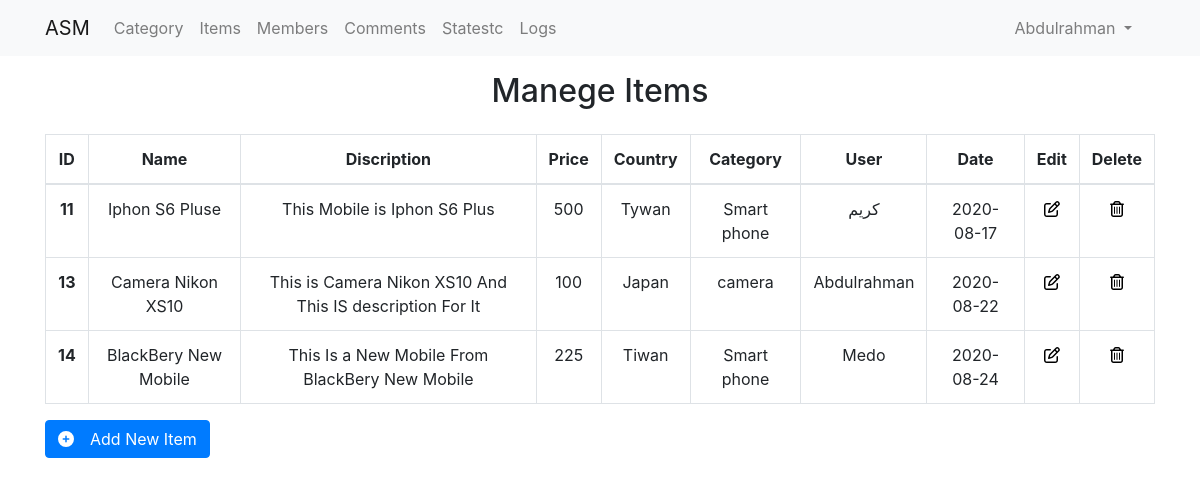
Screenshot of /dashbord/items.php (signed in) with the database file from the repository.
### tables this page shows
CREATE TABLE `items` (
  `item_ID` int(11) NOT NULL,
  `item_name` varchar(255) NOT NULL,
  `item_disc` text NOT NULL,
  `item_img` varchar(255) NOT NULL,
  `item_price` varchar(255) NOT NULL,
  `add_date` date NOT NULL,
  `rating` smallint(11) NOT NULL,
  `approve` tinyint(4) NOT NULL DEFAULT 0,
  `country_made` varchar(255) NOT NULL,
  `status` varchar(255) NOT NULL,
  `cat_ID` int(11) NOT NULL,
  `member_ID` int(11) NOT NULL,
  `tags` varchar(255) NOT NULL
);

CREATE TABLE `categorys` (
  `ID` int(11) NOT NULL,
  `cat_name` varchar(255) NOT NULL,
  `cat_desc` text NOT NULL,
  `parent` int(11) NOT NULL,
  `ordering` int(11) DEFAULT NULL,
  `cat_visibilty` tinyint(4) NOT NULL DEFAULT 0,
  `allow_comments` tinyint(4) NOT NULL DEFAULT 0,
  `allow_ads` tinyint(4) NOT NULL DEFAULT 0
);

CREATE TABLE `users` (
  `UserID` int(11) NOT NULL COMMENT 'this is user id',
  `Username` varchar(255) NOT NULL COMMENT 'this is user name',
  `Pasword` varchar(255) NOT NULL COMMENT 'this is password',
  `Email` varchar(255) NOT NULL COMMENT 'this is email',
  `FullName` varchar(255) NOT NULL COMMENT 'this is fullname',
  `GroupID` int(11) NOT NULL DEFAULT 0 COMMENT 'identfiy user gruop',
  `Date` date NOT NULL,
  `TrustStatues` int(11) NOT NULL DEFAULT 0 COMMENT 'saller rank',
  `RegStatues` int(11) NOT NULL DEFAULT 0 COMMENT 'user upproval',
  `avatar` varchar(255) NOT NULL
);

### dashbord/items.php (the view, shortened to what this page needs)
<?php
if(isset($_SESSION['username'])){
   include 'init.php';
$page = isset($_GET['page']) ? $_GET['page'] : 'Mange';
    if ($page == 'Mange'){
        $approve = '';
        $stmtItem = $con->prepare("SELECT items.*, categorys.cat_name, users.Username
                                   FROM items INNER JOIN categorys ON categorys.ID = items.cat_ID
                                               INNER JOIN users ON users.UserID = items.member_ID $approve");
        $stmtItem->execute();
        $items = $stmtItem->fetchAll();
        ?>
     <div class="container">
     <h2 class='text-center py-3'>Manege Items</h2>
        <table class="table text-center table-bordered">
        <?php if(!empty($items)): ?>
           <thead>
              <tr>
                 <th scope="col">ID</th>
                 <th scope="col">Name</th>
                 <th scope="col">Discription</th>
                 <th scope="col">Price</th>
                 <th scope="col">Country</th>
                 <th scope="col">Category</th>
                 <th scope="col">User</th>
                 <th scope="col">Date</th>
                 <th scope="col">Edit</th>
                 <th scope="col">Delete</th>
              </tr>
           </thead>
        <?php else: alert('No Items'); endif;?>
           <tbody>
           <?php foreach($items as $item): ?>
              <tr>
                 <th><?php echo $item['item_ID'] ?></th>
                 <td><?php echo $item['item_name'] ?></td>
                 <td><?php echo $item['item_disc'] ?></td>
                 <td><?php echo $item['item_price'] ?></td>
                 <td><?php echo $item['country_made'] ?></td>
                 <td><?php echo $item['cat_name'] ?></td>
                 <td><?php echo $item['Username'] ?></td>
                 <td><?php echo $item['add_date'] ?></td>
                 <td><a href="items.php?page=Edit&itemID=<?php echo $item['item_ID'] ?>"><i class="far fa-edit"></i></a></td>
                 <td><a href="items.php?page=Delete&itemID=<?php echo $item['item_ID'] ?>"><i class="far fa-trash-alt"></i></a></td>
              </tr>
           <?php endforeach; ?>
           </tbody>
        </table>
        <a class='btn btn-primary' href="items.php?page=Add">
        <i class="fas fa-plus-circle mr-3"></i>Add New Item
        </a>
     </div>
<?php
    }
    else{redirectFunc('Error Page','items.php',3);}
include $tpl . 'footer.php';
}else{
   header('Location: index.php');
   exit();
}

### dashbord/layout/css/style.css (style rules this page uses)
* { box-sizing: border-box; }
body { margin: 0; padding: 0; }
a { color: #000; }

### rows the page displays
items: item_ID "11", item_name "Iphon S6 Pluse", item_disc "This Mobile is Iphon S6 Plus", item_price "500", country_made "Tywan", cat_ID.cat_name "Smart phone", member_ID.Username "كريم", add_date "2020-08-17"
items: item_ID "13", item_name "Camera Nikon XS10", item_disc "This is Camera Nikon XS10 And This IS description For It", item_price "100", country_made "Japan", cat_ID.cat_name "camera", member_ID.Username "Abdulrahman", add_date "2020-08-22"
items: item_ID "14", item_name "BlackBery New Mobile", item_disc "This Is a New Mobile From BlackBery New Mobile", item_price "225", country_made "Tiwan", cat_ID.cat_name "Smart phone", member_ID.Username "Medo", add_date "2020-08-24"
